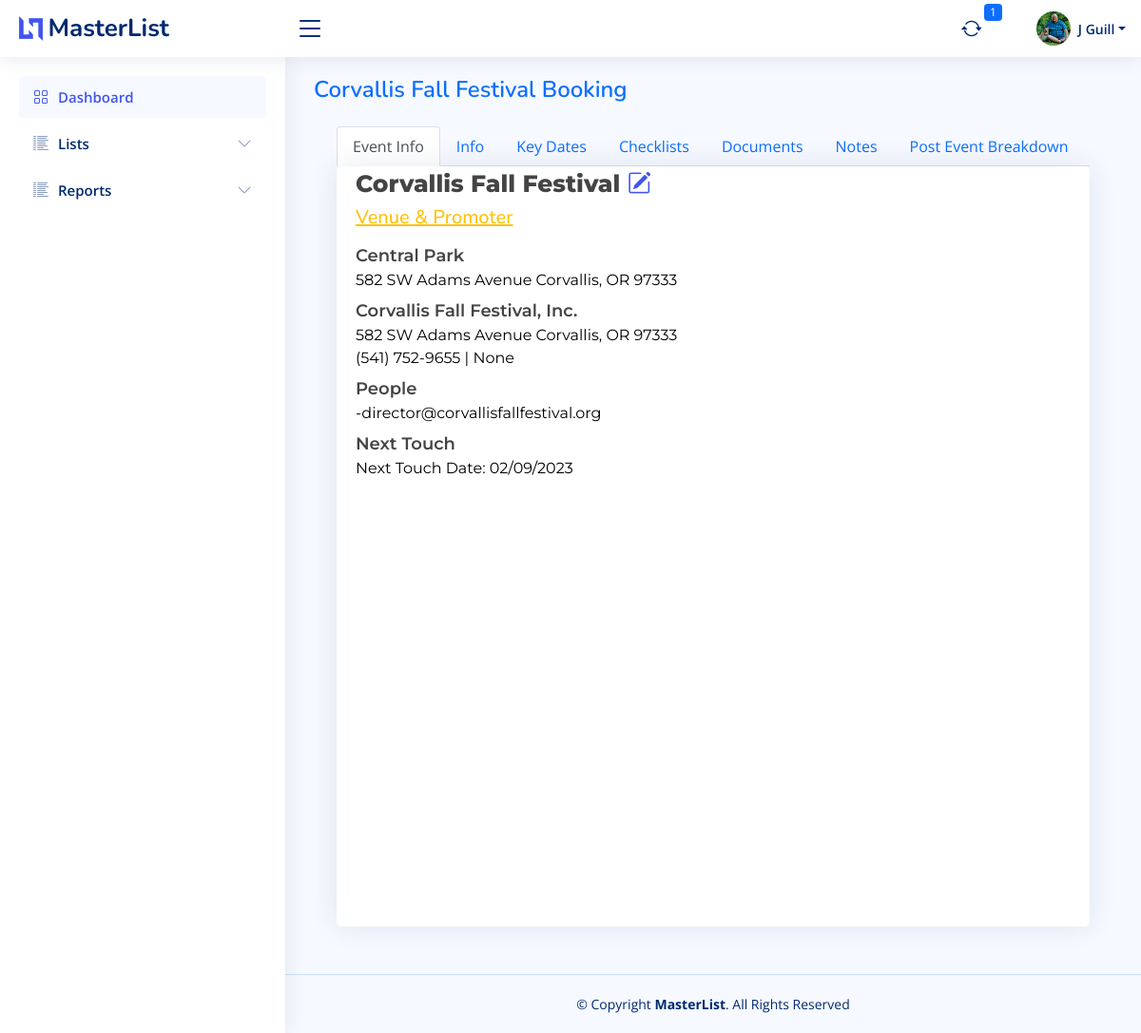
/booking/101 (signed in), run on the app's committed database.
### bazaar/models.py (models this page shows, shortened)
class User(db.Model, UserMixin):
    id = db.Column(db.Integer, primary_key=True)
    firstname = db.Column(db.String(150))
    lastname = db.Column(db.String(150))
    company = db.Column(db.String(150))
    title = db.Column(db.String(50))
    aboutme = db.Column(db.Text)
    address = db.Column(db.String(150))
    city = db.Column(db.String(150))
    state = db.Column(db.String(2))
    postalcode = db.Column(db.String(20))
    phone = db.Column(db.String(20))
    email = db.Column(db.String(150), unique=True)
    dob = db.Column(db.Date)
    avatar_filename = db.Column(db.Text)
    avatar_url = db.Column(db.String(250))
    twitter = db.Column(db.String(255))
    instagram = db.Column(db.String(255))
    facebook = db.Column(db.String(255))
    linkedin = db.Column(db.String(255))
    username = db.Column(db.String(150), unique=True)
    password = db.Column(db.String(150))
    date_created = db.Column(db.DateTime(timezone=True), server_default=func.now())
    def fullname(self):
        return self.firstname + " " + self.lastname
    def firstinit_lastname(self):
        return self.firstname[:1] + " " + self.lastname

class MasterList(db.Model):
    id = db.Column(db.Integer, primary_key=True)
    event_name = db.Column(db.String(150))
    january = db.Column(db.Boolean, default=False)
    february = db.Column(db.Boolean, default=False)
    march = db.Column(db.Boolean, default=False)
    april = db.Column(db.Boolean, default=False)
    may = db.Column(db.Boolean, default=False)
    june = db.Column(db.Boolean, default=False)
    july = db.Column(db.Boolean, default=False)
    august = db.Column(db.Boolean, default=False)
    september = db.Column(db.Boolean, default=False)
    october = db.Column(db.Boolean, default=False)
    november = db.Column(db.Boolean, default=False)
    december = db.Column(db.Boolean, default=False)
    first = db.Column(db.Boolean, default=True)
    second = db.Column(db.Boolean, default=True)
    third = db.Column(db.Boolean, default=True)
    fourth = db.Column(db.Boolean, default=True)
    last = db.Column(db.Boolean, default=True)
    friday = db.Column(db.Boolean, default=False)
    saturday = db.Column(db.Boolean, default=False)
    sunday = db.Column(db.Boolean, default=False)
    monday = db.Column(db.Boolean, default=False)
    tuesday = db.Column(db.Boolean, default=False)
    wednesday = db.Column(db.Boolean, default=False)
    thursday = db.Column(db.Boolean, default=False)
    updated = db.Column(db.Date)
    imagesrc = db.Column(db.Text)
    attendance = db.Column(db.Integer)
    exibitors = db.Column(db.Integer)
    website = db.Column(db.Text)
    dates_text = db.Column(db.Text)
    type_bazaar = db.Column(db.Boolean, default=False)
    type_holiday = db.Column(db.Boolean, default=False)
    type_art = db.Column(db.Boolean, default=False)
    type_festival = db.Column(db.Boolean, default=False)
    type_flea = db.Column(db.Boolean, default=False)
    type_health = db.Column(db.Boolean, default=False)
    type_market = db.Column(db.Boolean, default=False)
    active = db.Column(db.Boolean, default=True)
    date_created = db.Column(db.DateTime(timezone=True), server_default=func.now())
    date_updated = db.Column(db.DateTime(timezone=True), onupdate=func.now())
    venuefk = db.Column(db.Integer, db.ForeignKey('venue.id'))
    promoterfk = db.Column(db.Integer, db.ForeignKey('promoter.id'))
    venue = db.relationship("Venue", backref=backref("venue", uselist=False))
    promoter = db.relationship("Promoter", backref=backref("promoter", uselist=False))
    notes = db.relationship("Notes", backref=backref("notes", uselist=False))

class Venue(db.Model):
    id = db.Column(db.Integer, primary_key=True)
    name = db.Column(db.String(255))
    address = db.Column(db.String(255))
    city = db.Column(db.String(100))
    state = db.Column(db.String(50))
    zipcode = db.Column(db.String(20))
    phone = db.Column(db.String(20))
    website = db.Column(db.String(255))
    date_created = db.Column(db.DateTime(timezone=True), server_default=func.now())
    date_updated = db.Column(db.DateTime(timezone=True), onupdate=func.now())
    venue_event = db.relationship("MasterList", backref=backref("masterlist_home", uselist=False))

class Promoter(db.Model):
    id = db.Column(db.Integer, primary_key=True)
    name = db.Column(db.String(255))
    address = db.Column(db.String(255))
    city = db.Column(db.String(100))
    state = db.Column(db.String(50))
    zipcode = db.Column(db.String(20))
    phone = db.Column(db.String(20))
    website = db.Column(db.String(255))
    date_created = db.Column(db.DateTime(timezone=True), server_default=func.now())
    date_updated = db.Column(db.DateTime(timezone=True), onupdate=func.now())
    people = db.relationship("People", backref=backref("promoter_people", uselist=False))

class People(db.Model):
    id = db.Column(db.Integer, primary_key=True)
    name = db.Column(db.String(255))
    title = db.Column(db.String(50))
    phone = db.Column(db.String(20))
    fax = db.Column(db.String(20))
    email = db.Column(db.String(255))
    promoterfk = db.Column(db.Integer, db.ForeignKey('promoter.id'))
    venuefk = db.Column(db.Integer, db.ForeignKey('venue.id'))
    venue = db.relationship("Venue", backref=backref("people_venue", uselist=False))
    promoter = db.relationship("Promoter", backref=backref("people_promoter", uselist=False))

class Booking(db.Model):
    id = db.Column(db.Integer, primary_key=True)
    kd_appopen_new = db.Column(db.Date)
    kd_appopen_return = db.Column(db.Date)
    kd_appdeadline_new = db.Column(db.Date)
    kd_appdeadline_return = db.Column(db.Date)
    cl_appsubmission = db.Column(db.Boolean, default=False)
    cl_interested = db.Column(db.Boolean, default=True)
    cl_appapproved = db.Column(db.Boolean, default=False)
    cl_feepaid = db.Column(db.Boolean, default=False)
    cl_electrequest = db.Column(db.Boolean, default=False)
    cl_sendproductpic = db.Column(db.Boolean, default=False)
    cl_sendlogo = db.Column(db.Boolean, default=False)
    cl_sendbio = db.Column(db.Boolean, default=False)
    info_wifipassword = db.Column(db.String(100))
    info_datestart = db.Column(db.Date)
    info_dateend = db.Column(db.Date)
    info_timestart = db.Column(db.Time)
    info_timeend = db.Column(db.Time)
    info_loadindatetime = db.Column(db.DateTime)
    info_loadoutdatetime = db.Column(db.DateTime)
    info_boothfee = db.Column(db.Float, default=0.0)
    info_whatfeeincludes = db.Column(db.Text)
    info_boothlocation = db.Column(db.String(100))
    cl_wifiavailable = db.Column(db.Boolean, default=False)
    cl_foodavailable = db.Column(db.Boolean, default=False)
    info_foodpurchase = db.Column(db.String(100))
    days_remaining = db.Column(db.Integer)
    next_touch = db.Column(db.Date)
    active = db.Column(db.Boolean, default=True)
    date_created = db.Column(db.DateTime(timezone=True), server_default=func.now())
    date_updated = db.Column(db.DateTime(timezone=True), onupdate=func.now())
    eventid = db.Column(db.Integer, db.ForeignKey('master_list.id'))
    notes = db.relationship("Notes", backref=backref("booking_notes", uselist=False))
    event = db.relationship("MasterList", backref=backref("booking_event", uselist=False))

### bazaar/templates/booking/booking.py (the view, shortened to what this page needs)
@booking.route("/<id>")
@login_required
def home(id):
    record = db.session.query(MasterList).filter(MasterList.id == id).first()
    path = check_make_dir(id)
    files = os.listdir(path)
    filedic = {}
    i = 0
    persons = db.session.query(People).filter(People.promoterfk == record.promoter.id).all()
    booking = db.session.query(Booking).filter(Booking.eventid == id).first()
    notes = db.session.query(Notes).filter(or_(Notes.masterlistid == id, Notes.bookingid == booking.id)) \
        .order_by(desc(Notes.date_created)).all()
    content = {"user": User, "record": record, "files": filedic,
               "persons": persons, "booking": booking, "notes": notes}
    return render_template("booking/booking_main.html", **content)

### bazaar/templates/booking/booking_main.html (shortened to what this page needs)
{% extends "base/base.html" %}
{% block page_title %}
    <span class="text-primary text-capitalize">{{ record.event_name }} Booking</span>
{% endblock page_title %}
{% block stylesheets %}
    <link rel="stylesheet" type="text/css" href="https://cdn.datatables.net/1.10.13/css/dataTables.bootstrap.min.css">
{% endblock stylesheets %}
{% block main_content %}
    <section class="section">
        <div class="m-4">
            <ul class="nav nav-tabs" id="myTab">
                <li class="nav-item">
                    <a href="#event-info" class="nav-link active" data-bs-toggle="pill">Event Info</a>
                </li>
                <li class="nav-item">
                    <a href="#info" class="nav-link" data-bs-toggle="pill">Info</a>
                </li>
                <li class="nav-item">
                    <a href="#key-dates" class="nav-link" data-bs-toggle="tab">Key Dates</a>
                </li>
                <li class="nav-item">
                    <a href="#checklists" class="nav-link" data-bs-toggle="tab">Checklists</a>
                </li>
                <li class="nav-item">
                    <a href="#documents" class="nav-link" data-bs-toggle="tab">Documents</a>
                </li>
                <li class="nav-item">
                    <a href="#notes" class="nav-link" data-bs-toggle="tab">Notes</a>
                </li>
                <li class="nav-item">
                    <a href="#breakdown" class="nav-link" data-bs-toggle="tab">Post Event Breakdown</a>
                </li>
            </ul>
            <div class="tab-content">
                <div class="tab-pane fade show active" id="event-info">
                    <form class="form" method="post"
                          action="{{ url_for('booking.booking_edit', eventid=record.id, bookingid=booking.id ) }}">
                        <div class="card" style="width: 100%; height: 100vh;">
                            <div class="card-body">
                                <div class="vpe-event-head">{{ record.event_name }} <a
                                        href="{{ url_for('masterlist.masterlist_edit', id=record.id) }}"> <i
                                        class="bi bi-pencil-square"></i></a>
                                </div>
                                <h5 class="text-warning text-decoration-underline">Venue &
                                    Promoter</h5>
                                <div class="vpe-venue-head">{{ record.venue.name }} </div>
                                <div class="vpe-body">
                                    {% if record.venue.address != None %}
                                        {{ record.venue.address }} {{ record.venue.city }}, {{ record.venue.state }}
                                        {{ record.venue.zipcode }}<br>
                                    {% endif %}
                                </div>
                                <div class="vpe-venue-head">{{ record.promoter.name }}</div>
                                <div class="vpe-body">
                                    {% if record.promoter.address != None %}
                                        {{ record.promoter.address }} {{ record.promoter.city }},
                                        {{ record.promoter.state }}
                                        {{ record.promoter.zipcode }}<br>
                                    {% endif %}
                                    {% if record.promoter.phone != None %}
                                        {{ record.promoter.phone }}
                                    {% endif %}
                                    {% if record.promoter.website != None %}
                                        | {{ record.promoter.website }}
                                    {% endif %}
                                </div>
                                {% if persons %}
                                    <div class="vpe-venue-head">People</div>
                                    <div class="vpe-body">
                                        {% for person in persons %}
                                            {% if person.email != None %}
                                                -<a class="vpe-body"
                                                    href="mailto:{{ person.email }}">{{ person.email }}</a>
                                            {% endif %}
                                            <br>
                                        {% endfor %}
                                    </div>
                                {% endif %}
                                <div class="vpe-venue-head">Next Touch</div>
                                <div class="vpe-body">
                                    Next Touch Date: {{ booking.next_touch.strftime('%m/%d/%Y') }}
                                </div>
                            </div>
                        </div>
                    </form>
                </div>
            </div>
        </div>
    </section>
{% endblock main_content %}

### bazaar/templates/base/header.html (shortened to what this page needs)
<header id="header" class="header fixed-top d-flex align-items-center">
    <div class="d-flex align-items-center justify-content-between">
        <a href="{{ url_for('base.home') }}" class="logo d-flex align-items-center">
            <img src="{{ url_for('static', filename="img/logo.png") }}"
                 alt="">
            <span class="d-none d-lg-block">MasterList</span>
        </a>
        <i class="bi bi-list toggle-sidebar-btn"></i>
    </div>
    <nav class="header-nav ms-auto">
        <ul class="d-flex align-items-center">
            <li class="nav-item dropdown" id="notifications">
                <a class="nav-link nav-icon" href="#" data-bs-toggle="dropdown">
                    <i class="bi bi-arrow-repeat"></i>
                    <span class="badge bg-primary badge-number">{{ notification_count }}</span>
                </a>
            </li>
            <li class="nav-item dropdown pe-3" id="profile">
                <a class="nav-link nav-profile d-flex align-items-center pe-0" href="#" data-bs-toggle="dropdown"
                   id="navbarProfile">
                    <img src="{{ url_for('static', filename='img/avatar/'+current_user.avatar_filename) }}"
                         alt="Profile" class="rounded-circle">
                    <span class="d-none d-md-block dropdown-toggle ps-2">{{ current_user.firstinit_lastname() }}</span>
                </a>
            </li>
        </ul>
    </nav>
</header>

### data on the page
User: avatar_filename (picture), firstinit_lastname "J Guill"
MasterList: event_name "Corvallis Fall Festival"
Venue: venue.name "Central Park", venue.address "582 SW Adams Avenue", venue.city "Corvallis", venue.state "OR", venue.zipcode "97333"
Promoter: promoter.name "Corvallis Fall Festival, Inc.", promoter.address "582 SW Adams Avenue", promoter.city "Corvallis", promoter.state "OR", promoter.zipcode "97333", promoter.phone "(541) 752-9655", promoter.website "None"
People: email "director@corvallisfallfestival.org"
Booking: next_touch "02/09/2023"

### other printed values
{{ notification_count }} "1"
